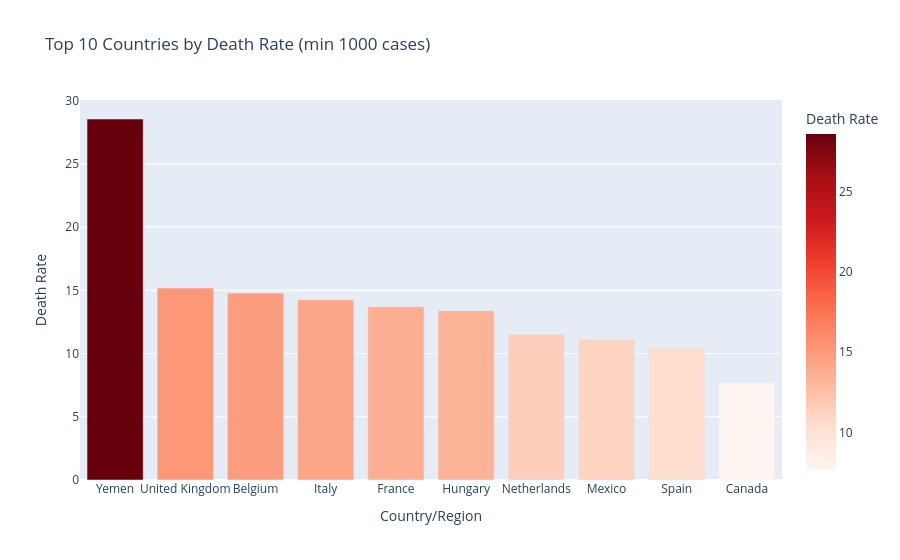

This figure's notebook cell:
### Code cell
# Top 10 countries by death rate (min 1000 confirmed cases)
top_death_rate = df[df['Confirmed'] > 1000].sort_values(
                 'Death Rate', ascending=False).head(10)

fig = px.bar(top_death_rate,
             x='Country/Region',
             y='Death Rate',
             color='Death Rate',
             title='Top 10 Countries by Death Rate (min 1000 cases)',
             color_continuous_scale='Reds')
fig.show()

### Figure 1 — Plotly figure (JSON) as saved in the notebook; plotly's stock layout.template omitted (floating-point values rounded to 4 significant figures)
{"data": [{"hovertemplate": "Country/Region=%{x}<br>Death Rate=%{marker.color}<extra></extra>", "legendgroup": "", "marker": {"color": [28.56, 15.19, 14.79, 14.26, 13.71, 13.4, 11.53, 11.13, 10.44, 7.68], "coloraxis": "coloraxis", "pattern": {"shape": ""}}, "name": "", "orientation": "v", "showlegend": false, "textposition": "auto", "type": "bar", "x": ["Yemen", "United Kingdom", "Belgium", "Italy", "France", "Hungary", "Netherlands", "Mexico", "Spain", "Canada"], "xaxis": "x", "y": [28.56, 15.19, 14.79, 14.26, 13.71, 13.4, 11.53, 11.13, 10.44, 7.68], "yaxis": "y"}], "layout": {"barmode": "relative", "coloraxis": {"colorbar": {"title": {"text": "Death Rate"}}, "colorscale": [[0, "rgb(255,245,240)"], [0.125, "rgb(254,224,210)"], [0.25, "rgb(252,187,161)"], [0.375, "rgb(252,146,114)"], [0.5, "rgb(251,106,74)"], [0.625, "rgb(239,59,44)"], [0.75, "rgb(203,24,29)"], [0.875, "rgb(165,15,21)"], [1, "rgb(103,0,13)"]]}, "legend": {"tracegroupgap": 0}, "title": {"text": "Top 10 Countries by Death Rate (min 1000 cases)"}, "xaxis": {"anchor": "y", "domain": [0, 1], "title": {"text": "Country/Region"}}, "yaxis": {"anchor": "x", "domain": [0, 1], "title": {"text": "Death Rate"}}}}
